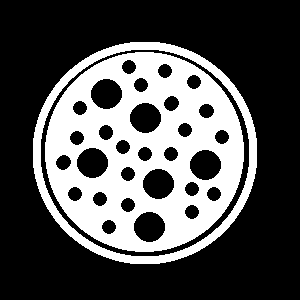
#> input picture aula12/art4.bmp, 300 x 300 px
$ python ex9.py art4.bmp
#> lines starting #> are read from the running program, lines starting #| are printed output that depends on the picture; after the words box and inside, x2 and y2 are one past the last pixel; in counts of white or black regions, pixels touching at a corner belong together
import cv2
import numpy as np


##########################
# Print Image Features

def printImageFeatures(image):
    if len(image.shape) == 2:
        height, width = image.shape
        nchannels = 1
    else:
        height, width, nchannels = image.shape

    print("Image Height:", height)
    print("Image Width:", width)
    print("Number of channels:", nchannels)
    print("Number of elements:", image.size)


###################################
# MAIN

# image = cv2.imread(sys.argv[1], cv2.IMREAD_UNCHANGED)
img = "art4.bmp"
image = cv2.imread(img, cv2.IMREAD_UNCHANGED)
#> image: shape (300, 300); 32.1% white; 2 white regions, box (x1, y1, x2, y2) and area: (45, 52, 244, 252) 23498, (33, 42, 257, 264) 5432

if np.shape(image) == ():
    # Failed Reading
    print("Image file could not be open!")
    exit(-1)

printImageFeatures(image)
#| Image Height: 300
#| Image Width: 300
#| Number of elements: 90000

cv2.imshow('Orginal', image)

kernel = cv2.getStructuringElement(cv2.MORPH_ELLIPSE, (22, 22))
closing = cv2.morphologyEx(image, cv2.MORPH_CLOSE, kernel)
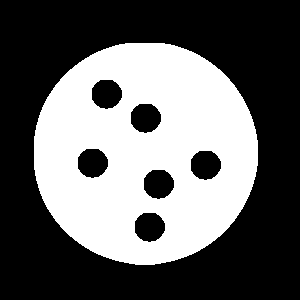
#> closing: shape (300, 300); 39.1% white; 1 white region, box (x1, y1, x2, y2) and area: (34, 43, 258, 265) 35204
cv2.imshow('closing', closing)

cv2.waitKey(0)

cv2.destroyAllWindows()

$ run again, with aula12/art2.bmp copied over aula12/art4.bmp
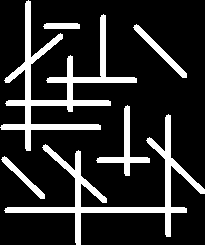
#> input picture aula12/art2.bmp, 205 x 245 px
#> image: shape (245, 205); 16.9% white; 6 white regions, box (x1, y1, x2, y2) and area: (0, 0, 137, 151) 3611, (4, 114, 205, 245) 3181, (96, 105, 150, 176) 696, (133, 24, 187, 78) 459, (1, 156, 45, 199) 346, (43, 23, 80, 29) 213
#| Image Height: 245
#| Image Width: 205
#| Number of elements: 50225
#> `closing = cv2.morphologyEx(image, cv2.MORPH_CLOSE, kernel)`:
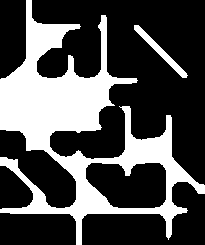
#> closing: shape (245, 205); 30.6% white; 2 white regions, box (x1, y1, x2, y2) and area: (0, 0, 205, 245) 14898, (134, 25, 188, 78) 458

$ run again, with aula12/art3.bmp copied over aula12/art4.bmp
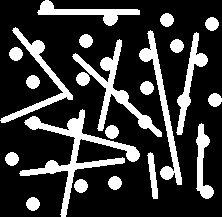
#> input picture aula12/art3.bmp, 222 x 217 px
#> image: shape (217, 222); 22.2% white; 22 white regions, largest, box (x1, y1, x2, y2) and area: (19, 109, 140, 217) 2271, (72, 39, 162, 137) 1502, (139, 30, 182, 185) 1227
#| Image Height: 217
#| Image Width: 222
#| Number of elements: 48174
#> `closing = cv2.morphologyEx(image, cv2.MORPH_CLOSE, kernel)`:
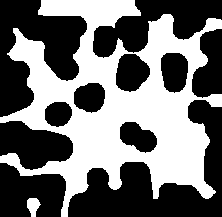
#> closing: shape (217, 222); 44.2% white; 2 white regions, box (x1, y1, x2, y2) and area: (0, 0, 222, 217) 21129, (27, 198, 41, 217) 177
